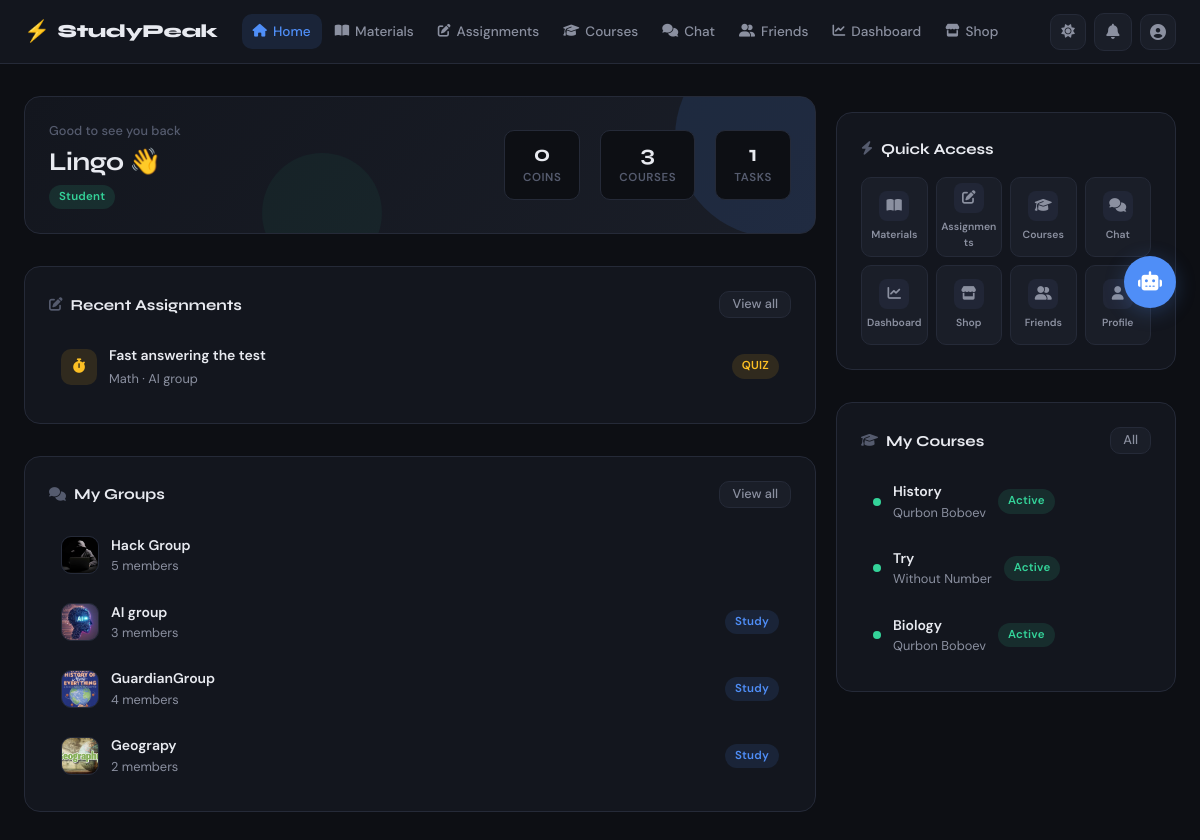
The page / (signed in) on the database its author committed.
### accounts/models.py (models this page shows, shortened)
class UserModel(AbstractUser):
    STUDENT = 'student'
    TEACHER = 'teacher'
    ADMIN = 'admin'
    ROLE_CHOICES = [
        (STUDENT, 'Student'),
        (TEACHER, 'Teacher'),
        (ADMIN, 'Admin'),
    ]
    email = models.EmailField(unique=True)
    role = models.CharField(max_length=10, choices=ROLE_CHOICES, default=STUDENT)
    is_verified = models.BooleanField(default=False)
    otp_code = models.CharField(max_length=6, null=True, blank=True)
    otp_created_at = models.DateTimeField(null=True, blank=True)
    reset_token = models.CharField(max_length=100, null=True, blank=True)
    deleted_at = models.DateTimeField(null=True, blank=True)
    REQUIRED_FIELDS = ['email', 'role']
    @property
    def is_student(self):
        return self.role == self.STUDENT
    @property
    def is_teacher(self):
        return self.role == self.TEACHER

class Profile(models.Model):
    ACTIVE = 'active'
    BUSY = 'busy'
    AWAY = 'away'
    OFFLINE = 'offline'
    STATUS_CHOICES = [
        (ACTIVE, 'Active'),
        (BUSY, 'Busy'),
        (AWAY, 'Away'),
        (OFFLINE, 'Offline'),
    ]
    user = models.OneToOneField(UserModel, on_delete=models.CASCADE, related_name='profile')
    avatar = models.ImageField(upload_to='avatars/', null=True, blank=True)
    bio = models.TextField(null=True, blank=True)
    status = models.CharField(max_length=10, choices=STATUS_CHOICES, default=OFFLINE)
    phone = models.CharField(max_length=20, null=True, blank=True)
    coins = models.PositiveIntegerField(default=0)
    post_text = models.TextField(null=True, blank=True)
    created_at = models.DateTimeField(auto_now_add=True)
    updated_at = models.DateTimeField(auto_now=True)

### assignments/models.py (models this page shows, shortened)
class Assignment(models.Model):
    HOMEWORK = 'homework'
    TEST = 'test'
    QUIZ = 'quiz'
    TYPE_CHOICES = [
        (HOMEWORK, 'Homework'),
        (TEST, 'Test'),
        (QUIZ, 'Quiz'),
    ]
    title = models.CharField(max_length=200)
    description = models.TextField(null=True, blank=True)
    teacher = models.ForeignKey(UserModel, on_delete=models.CASCADE, related_name='assignments')
    subject = models.ForeignKey('materials.Subject', on_delete=models.CASCADE, related_name='assignments')
    group = models.ForeignKey('chat.Group', on_delete=models.CASCADE, related_name='assignments')
    type = models.CharField(max_length=10, choices=TYPE_CHOICES, default=HOMEWORK)
    deadline = models.DateTimeField(null=True, blank=True)
    time_limit = models.PositiveIntegerField(null=True, blank=True, help_text='Quiz time limit in minutes')
    is_published = models.BooleanField(default=False)
    created_at = models.DateTimeField(auto_now_add=True)

### materials/models.py (models this page shows, shortened)
class Subject(models.Model):
    title = models.CharField(max_length=200)
    description = models.TextField(null=True, blank=True)
    teacher = models.ForeignKey(UserModel, on_delete=models.CASCADE, related_name='subjects')
    group = models.ForeignKey('chat.Group', on_delete=models.SET_NULL, null=True, blank=True, related_name='subjects')
    cover = models.ImageField(upload_to='subject_covers/', null=True, blank=True)
    is_active = models.BooleanField(default=True)
    created_at = models.DateTimeField(auto_now_add=True)

### chat/models.py (models this page shows, shortened)
class Group(models.Model):
    name = models.CharField(max_length=100)
    description = models.TextField(null=True, blank=True)
    avatar = models.ImageField(upload_to='group_avatars/', null=True, blank=True)
    owner = models.ForeignKey(UserModel, on_delete=models.CASCADE, related_name='owned_groups')
    members = models.ManyToManyField(UserModel, through='GroupMember', related_name='chat_groups')
    is_study_group = models.BooleanField(default=False)
    created_at = models.DateTimeField(auto_now_add=True)

### crm/models.py (models this page shows, shortened)
class Enrollment(models.Model):
    PENDING = 'pending'
    APPROVED = 'approved'
    REJECTED = 'rejected'
    STATUS_CHOICES = [
        (PENDING, 'Pending'),
        (APPROVED, 'Approved'),
        (REJECTED, 'Rejected'),
    ]
    STUDENT_REQUEST = 'student_request'
    ADMIN_INVITE = 'admin_invite'
    TYPE_CHOICES = [
        (STUDENT_REQUEST, 'Student Request'),
        (ADMIN_INVITE, 'Admin Invite'),
    ]
    student = models.ForeignKey(UserModel, on_delete=models.CASCADE, related_name='enrollments')
    course = models.ForeignKey(Course, on_delete=models.CASCADE, related_name='enrollments')
    type = models.CharField(max_length=20, choices=TYPE_CHOICES, default=STUDENT_REQUEST)
    status = models.CharField(max_length=10, choices=STATUS_CHOICES, default=PENDING)
    enrolled_at = models.DateTimeField(auto_now_add=True)
    class Meta:
        unique_together = ('student', 'course')

class Course(models.Model):
    name = models.CharField(max_length=200)
    description = models.TextField(null=True, blank=True)
    teacher = models.ForeignKey(UserModel, on_delete=models.CASCADE, related_name='courses')
    students = models.ManyToManyField(UserModel, through='Enrollment', related_name='enrolled_courses')
    is_active = models.BooleanField(default=True)
    created_at = models.DateTimeField(auto_now_add=True)

### core/views.py (the view)
# urls.py: path('', HomeView.as_view(), name='home'),
class HomeView(SessionLoginRequiredMixin, View):
    def get(self, request):
        user = get_current_user(request)
        profile = Profile.objects.filter(user=user).first()
        posts = NewsFeed.objects.filter(is_active=True).select_related('author')
        from chat.models import Group, GroupInvitation
        from assignments.models import AssignmentSubmission, Assignment
        from crm.models import Enrollment
        groups = Group.objects.filter(memberships__user=user)
        invitations = GroupInvitation.objects.filter(receiver=user, status=GroupInvitation.PENDING)
        if user.is_student:
            assignments = Assignment.objects.filter(
                group__memberships__user=user,
                is_published=True
            ).select_related('subject', 'group').order_by('-created_at')[:5]
            enrollments = Enrollment.objects.filter(
                student=user,
                status=Enrollment.APPROVED
            ).select_related('course')
        else:
            assignments = Assignment.objects.filter(
                teacher=user
            ).select_related('subject', 'group').order_by('-created_at')[:5]
            enrollments = None
        from accounts.models import Notification
        notifications = Notification.objects.filter(user=user, is_read=False).order_by('-created_at')[:5]
        return render(request, 'core/home.html', {
            'user': user,
            'profile': profile,
            'posts': posts,
            'groups': groups,
            'invitations': invitations,
            'assignments': assignments,
            'enrollments': enrollments,
            'notifications': notifications,
        })

### templates/core/home.html (shortened to what this page needs)
{% extends 'base.html' %}
{% load static %}
{% block nav_home %}active{% endblock %}
{% block extra_css %}
<link rel="stylesheet" href="{% static 'css/home.css' %}">
{% endblock %}
{% block content %}
<div class="container">
    <div class="home-grid">
        <div class="home-left">
            <div class="welcome-banner card">
                <div class="welcome-banner-inner">
                    <div class="welcome-info">
                        <p class="welcome-label">Good to see you back</p>
                        <h1 class="welcome-name">{{ user.first_name|default:user.username }} 👋</h1>
                        <p class="welcome-role badge {% if user.is_teacher %}badge-blue{% elif user.is_student %}badge-green{% else %}badge-yellow{% endif %}">
                            {{ user.role|capfirst }}
                        </p>
                    </div>
                    <div class="welcome-stats">
                        {% if profile %}
                        <div class="welcome-stat-item">
                            <span class="welcome-stat-value">{{ profile.coins }}</span>
                            <span class="welcome-stat-label">Coins</span>
                        </div>
                        {% endif %}
                        {% if user.is_student %}
                        <div class="welcome-stat-item">
                            <span class="welcome-stat-value">{{ enrollments|length }}</span>
                            <span class="welcome-stat-label">Courses</span>
                        </div>
                        {% endif %}
                        <div class="welcome-stat-item">
                            <span class="welcome-stat-value">{{ assignments|length }}</span>
                            <span class="welcome-stat-label">Tasks</span>
                        </div>
                    </div>
                </div>
            </div>
            <div class="card mt-16">
                <div class="flex-between mb-16">
                    <div class="card-title" style="margin-bottom:0">
                        <i class="fa-solid fa-pen-to-square"></i>
                        {% if user.is_student %}Recent Assignments{% else %}Your Assignments{% endif %}
                    </div>
                    <a href="{% url 'assignment_list' %}" class="btn btn-secondary btn-sm">View all</a>
                </div>
                {% if assignments %}
                <div class="assignment-list">
                    {% for assignment in assignments %}
                    <a href="{% url 'assignment_detail' assignment.id %}" class="assignment-item">
                        <div class="assignment-left">
                            <span class="assignment-type-icon
                                {% if assignment.type == 'quiz' %}icon-quiz
                                {% elif assignment.type == 'test' %}icon-test
                                {% else %}icon-hw{% endif %}">
                                {% if assignment.type == 'quiz' %}
                                    <i class="fa-solid fa-stopwatch"></i>
                                {% elif assignment.type == 'test' %}
                                    <i class="fa-solid fa-file-pen"></i>
                                {% else %}
                                    <i class="fa-solid fa-book"></i>
                                {% endif %}
                            </span>
                            <div>
                                <p class="assignment-title">{{ assignment.title }}</p>
                                <p class="assignment-meta text-sm text-muted">
                                    {{ assignment.subject.title }} · {{ assignment.group.name }}
                                </p>
                            </div>
                        </div>
                        <div class="assignment-right">
                            <span class="badge
                                {% if assignment.type == 'quiz' %}badge-yellow
                                {% elif assignment.type == 'test' %}badge-blue
                                {% else %}badge-gray{% endif %}">
                                {{ assignment.type|upper }}
                            </span>
                        </div>
                    </a>
                    {% endfor %}
                </div>
                {% endif %}
            </div>
            <div class="card mt-16">
                <div class="flex-between mb-16">
                    <div class="card-title" style="margin-bottom:0">
                        <i class="fa-solid fa-comments"></i> My Groups
                    </div>
                    <a href="{% url 'group_list' %}" class="btn btn-secondary btn-sm">View all</a>
                </div>
                {% if groups %}
                <div class="group-list">
                    {% for group in groups %}
                    <a href="{% url 'group_detail' group.id %}" class="group-item">
                        <div class="group-avatar">
                            {% if group.avatar %}
                                <img src="{{ group.avatar.url }}" alt="{{ group.name }}">
                            {% else %}
                                <span>{{ group.name|first|upper }}</span>
                            {% endif %}
                        </div>
                        <div class="group-info">
                            <p class="group-name">{{ group.name }}</p>
                            <p class="text-sm text-muted">{{ group.memberships.count }} members</p>
                        </div>
                        {% if group.is_study_group %}
                        <span class="badge badge-blue">Study</span>
                        {% endif %}
                    </a>
                    {% endfor %}
                </div>
                {% else %}
                <div class="empty-state">
                    <i class="fa-solid fa-comments"></i>
                    <p>You are not in any groups yet</p>
                    <a href="{% url 'group_create' %}" class="btn btn-primary btn-sm">Create group</a>
                </div>
                {% endif %}
            </div>
        </div>
        <div class="home-right">
            <div class="card mt-16">
                <div class="card-title">
                    <i class="fa-solid fa-bolt"></i> Quick Access
                </div>
                <div class="quick-links">
                    <a href="{% url 'subject_list' %}" class="quick-link-item">
                        <span class="quick-link-icon"><i class="fa-solid fa-book-open"></i></span>
                        <span>Materials</span>
                    </a>
                    <a href="{% url 'assignment_list' %}" class="quick-link-item">
                        <span class="quick-link-icon"><i class="fa-solid fa-pen-to-square"></i></span>
                        <span>Assignments</span>
                    </a>
                    <a href="{% url 'course_list' %}" class="quick-link-item">
                        <span class="quick-link-icon"><i class="fa-solid fa-graduation-cap"></i></span>
                        <span>Courses</span>
                    </a>
                    <a href="{% url 'group_list' %}" class="quick-link-item">
                        <span class="quick-link-icon"><i class="fa-solid fa-comments"></i></span>
                        <span>Chat</span>
                    </a>
                    <a href="{% url 'dashboard' %}" class="quick-link-item">
                        <span class="quick-link-icon"><i class="fa-solid fa-chart-line"></i></span>
                        <span>Dashboard</span>
                    </a>
                    <a href="{% url 'product_list' %}" class="quick-link-item">
                        <span class="quick-link-icon"><i class="fa-solid fa-store"></i></span>
                        <span>Shop</span>
                    </a>
                    <a href="{% url 'friend_list' %}" class="quick-link-item">
                        <span class="quick-link-icon"><i class="fa-solid fa-user-group"></i></span>
                        <span>Friends</span>
                    </a>
                    <a href="{% url 'profile' %}" class="quick-link-item">
                        <span class="quick-link-icon"><i class="fa-solid fa-user"></i></span>
                        <span>Profile</span>
                    </a>
                </div>
            </div>
            {% if user.is_student and enrollments %}
            <div class="card mt-16">
                <div class="flex-between mb-16">
                    <div class="card-title" style="margin-bottom:0">
                        <i class="fa-solid fa-graduation-cap"></i> My Courses
                    </div>
                    <a href="{% url 'course_list' %}" class="btn btn-secondary btn-sm">All</a>
                </div>
                <div class="course-list">
                    {% for enrollment in enrollments %}
                    <a href="{% url 'course_detail' enrollment.course.id %}" class="course-item">
                        <div class="course-dot"></div>
                        <div>
                            <p class="course-name">{{ enrollment.course.name }}</p>
                            <p class="text-sm text-muted">{{ enrollment.course.teacher.username }}</p>
                        </div>
                        <span class="badge badge-green">Active</span>
                    </a>
                    {% endfor %}
                </div>
            </div>
            {% endif %}
        </div>
    </div>
</div>
{% endblock %}

### rows shown on the page
UserModel: first_name "Lingo", role "Student"
Profile: coins "0"
Assignment: title "Fast answering the test", subject "Math", group.name "AI group", type "QUIZ"
Group: avatar (picture), name "Hack Group", memberships.count "5"
Group: avatar (picture), name "AI group", memberships.count "3", is_study_group "Study"
Group: avatar (picture), name "GuardianGroup", memberships.count "4", is_study_group "Study"
Group: avatar (picture), name "Geograpy", memberships.count "2", is_study_group "Study"
Enrollment: course.name "History", course.teacher.username "Qurbon Boboev"
Enrollment: course.name "Try", course.teacher.username "Without Number"
Enrollment: course.name "Biology", course.teacher.username "Qurbon Boboev"

### other values the page prints
{{ enrollments|length }} "3"
{{ assignments|length }} "1"
